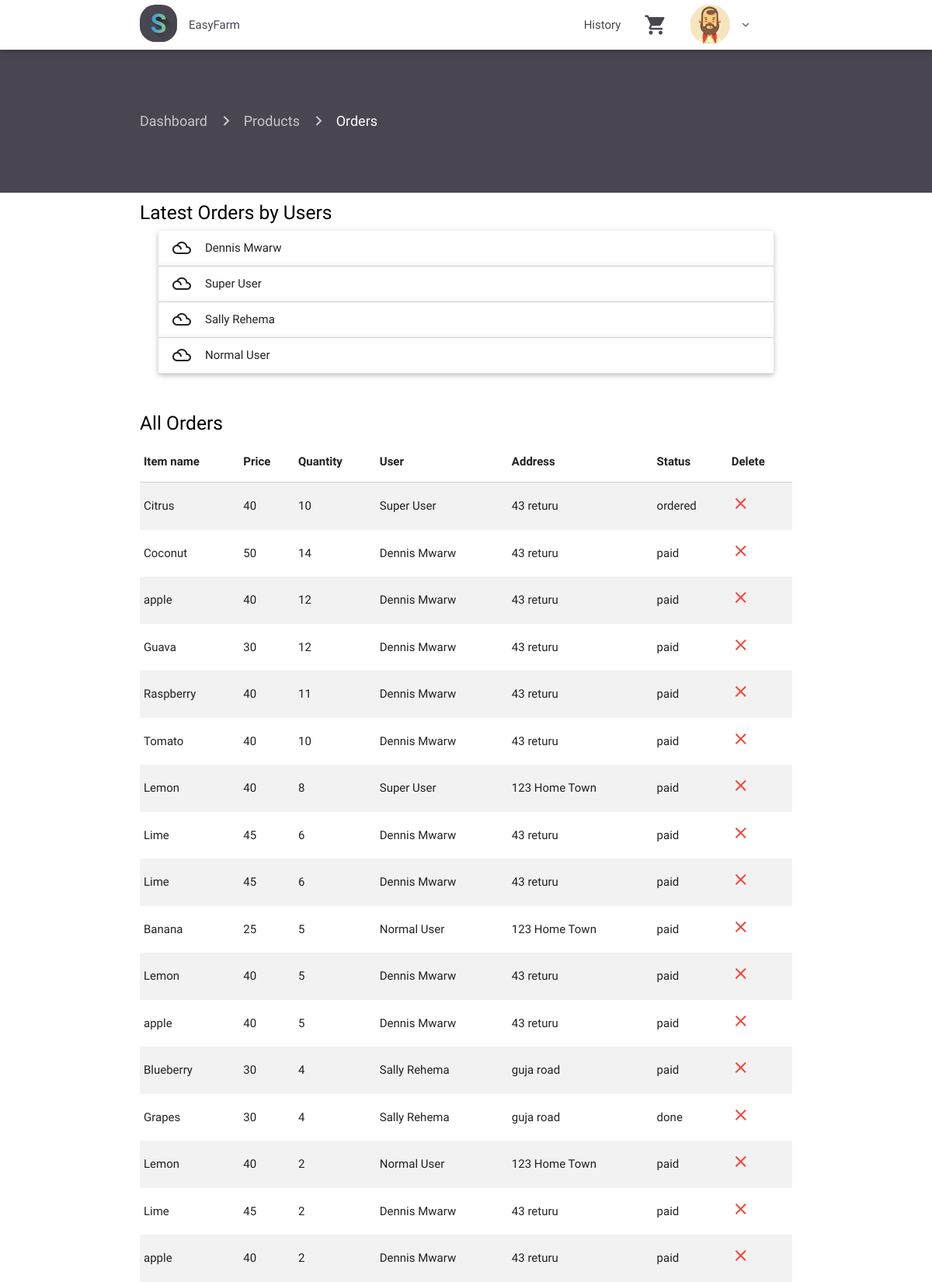
Screenshot of /orders.php (signed in) with the database file from the repository.
### tables this page shows
CREATE TABLE IF NOT EXISTS `users` (
  `id` int(11) NOT NULL,
  `email` varchar(100) NOT NULL,
  `firstname` varchar(1000) NOT NULL,
  `lastname` varchar(1000) NOT NULL,
  `password` varchar(1000) NOT NULL,
  `address` varchar(1000) NOT NULL,
  `city` varchar(1000) NOT NULL,
  `phone` varchar(1000) NOT NULL,
  `role` varchar(1000) NOT NULL
);

CREATE TABLE IF NOT EXISTS `product` (
  `id` int(11) NOT NULL,
  `id_category` int(11) NOT NULL,
  `name` varchar(1000) NOT NULL,
  `description` varchar(1000) NOT NULL,
  `price` int(11) NOT NULL,
  `id_picture` int(11) NOT NULL,
  `thumbnail` varchar(1000) NOT NULL,
  `promo` varchar(1000) NOT NULL,
  `quantity` int(11) NOT NULL DEFAULT '50'
);

### orders.php (the view, shortened to what this page needs)
<?php
 require 'includes/header.php';
 require 'includes/navconnected.php'; ?>
 <div class="container-fluid product-page">
   <div class="container current-page">
      <nav>
        <div class="nav-wrapper">
          <div class="col s12">
            <a href="indexadm.php" class="breadcrumb">Dashboard</a>
            <a href="infoproduct" class="breadcrumb">Products</a>
            <a href="editproduct" class="breadcrumb">Orders</a>
          </div>
        </div>
      </nav>
    </div>
   </div>
<div class="container scroll">
  <h5><a href="#" class="black-text">Latest Orders by Users</a></h5>
  <ul class="collapsible popout" data-collapsible="accordion">
    <?php
    include 'db.php';
    $queryfirst = "SELECT
    product.id as 'id',
    product.name as 'name',
    product.price as 'price',
    SUM(command.quantity),
    command.statut as 'statut',
    command.id_produit,
    command.quantity as 'quantity',
    command.id_user as 'user',
    max(details_command.id_command),
    details_command.address as 'address'
    FROM product, command
    LEFT JOIN details_command ON command.id = details_command.id_command
    WHERE product.id = command.id_produit
    GROUP BY command.id_user -- or command.id_produit
    ORDER BY SUM(command.quantity) DESC ";
    $resultfirst = $connection->query($queryfirst);
    if ($resultfirst->num_rows > 0) {
      while($rowfirst = $resultfirst->fetch_assoc()) {
            $user = $rowfirst['user'];
            $queryuser = "SELECT firstname, lastname FROM users WHERE id = '$user' ";
            $resultuser = $connection->query($queryuser);
            if ($resultuser->num_rows > 0) {
              while($rowuser = $resultuser->fetch_assoc()) {
                $userfirstname = $rowuser['firstname'];
                $userlasttname = $rowuser['lastname'];
        ?>
        <li>
          <div class="collapsible-header"><i class="material-icons">filter_drama</i><?php echo" $userfirstname "." $userlasttname"; ?></div>
        </li>
        <?php }} }}
        $querytwo = "SELECT
        product.id as 'id',
        product.name as 'name',
        product.price as 'price',
        SUM(command.quantity),
        command.statut as 'statut',
        command.id_produit,
        command.quantity as 'quantity',
        command.id_user as 'user',
        details_command.address as 'address'
        FROM product, command
        LEFT JOIN details_command ON command.id = details_command.id_command
        WHERE product.id = command.id_produit
        GROUP BY command.id
        ORDER BY SUM(command.quantity) DESC ";
        $resulttwo = $connection->query($querytwo);
        if ($resulttwo->num_rows > 0) { ?>
    </ul><br>
    <h5><a href="#" class="black-text">All Orders</a></h5>
    <table class="highlight striped">
      <thead>
        <tr>
            <th data-field="name">Item name</th>
            <th data-field="price">Price</th>
            <th data-field="quantity">Quantity</th>
            <th data-field="user">User</th>
            <th data-field="address">Address</th>
            <th data-field="statut">Status</th>
            <th data-field="delete">Delete</th>
        </tr>
      </thead>
      <tbody>
    <?php
    while($rowfirst = $resulttwo->fetch_assoc()) {
        $idp = $rowfirst['id'];
        $name = $rowfirst['name'];
        $statut = $rowfirst['statut'];
        $quantity = $rowfirst['quantity'];
        $price = $rowfirst['price'];
        $user = $rowfirst['user'];
        $address = $rowfirst['address'];
        $queryuser = "SELECT firstname, lastname FROM users WHERE id = '$user' ";
        $resultuser = $connection->query($queryuser);
        if ($resultuser->num_rows > 0) {
          while($rowuser = $resultuser->fetch_assoc()) {
            $userfirstname = $rowuser['firstname'];
            $userlasttname = $rowuser['lastname'];
    ?>    <tr>
            <td><?= $name; ?></td>
            <td><?= $price; ?></td>
            <td><?= $quantity; ?></td>
            <td><?php echo" $userfirstname "." $userlasttname"; ?></td>
            <td><?= $address; ?></td>
            <td><?= $statut; ?></td>
            <td><a href="deletecmd.php?id=<?= $idp; ?>&userid=<?= $user; ?>"><i class="material-icons red-text">close</i></a></td>
          </tr>
      <?php }} }} ?>
      </tbody>
    </table>
</div>
 <?php require 'includes/footer.php'; ?>

### src/css/style.css (style rules this page uses)
.product-page { padding-top: 60px; padding-bottom: 60px; background-color: #494551; }
.product-page nav { background: none; box-shadow: none; }
.material-icons { font-family: 'Material Icons'; font-weight: normal; font-style: normal; font-size: 24px; line-height: 1; letter-spacing: normal; text-transform: none; display: inline-block; white-space: nowrap; word-wrap: normal; direction: ltr; -webkit-font-feature-settings: 'liga'; -webkit-font-smoothing: antialiased; }

### rows the page displays
product: name "Guava", price "30"
users: firstname "Dennis", lastname "Mwarw", quantity "14", address "43 returu", statut "paid", quantity "12", quantity "11", quantity "10", quantity "6", quantity "5", quantity "2"
product: name "Lemon", price "40"
users: firstname "Super", lastname "User", quantity "10", address "43 returu", statut "ordered", quantity "8", address "123 Home Town", statut "paid"
product: name "Blueberry", price "30"
users: firstname "Sally", lastname "Rehema", quantity "4", address "guja road", statut "paid", statut "done"
users: firstname "Normal", lastname "User", quantity "5", address "123 Home Town", statut "paid", quantity "2"
product: name "Citrus", price "40"
product: name "Coconut", price "50"
product: name "apple", price "40"
product: name "Raspberry", price "40"
product: name "Tomato", price "40"
product: name "Lime", price "45"
product: name "Banana", price "25"
product: name "Grapes", price "30"
